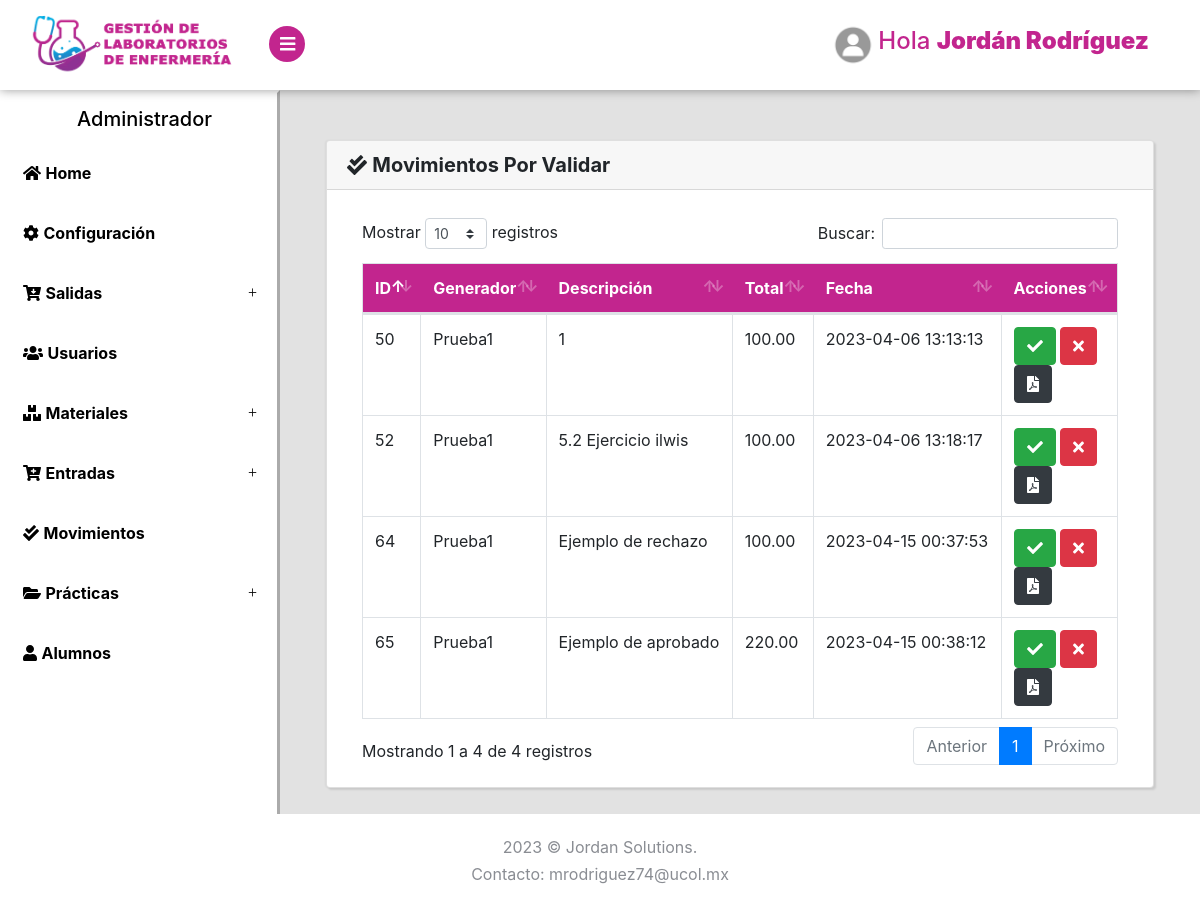
/Movimientos/Listar (signed in), run on the app's committed database.
### tables this page shows
CREATE TABLE `ventas` (
  `id` int(11) NOT NULL,
  `descripcion` varchar(500) NOT NULL,
  `total` decimal(10,2) NOT NULL,
  `id_responsable` varchar(200) NOT NULL,
  `id_generador` varchar(200) NOT NULL,
  `fecha` datetime NOT NULL DEFAULT current_timestamp(),
  `estado` tinyint(4) NOT NULL DEFAULT 1,
  `formato` varchar(200) NOT NULL
);

CREATE TABLE `usuarios` (
  `id` int(11) NOT NULL,
  `usuario` varchar(20) NOT NULL,
  `nombre` varchar(100) NOT NULL,
  `correo` varchar(100) NOT NULL,
  `rol` varchar(20) NOT NULL,
  `clave` varchar(150) NOT NULL,
  `estado` tinyint(4) NOT NULL DEFAULT 1,
  `perfil` varchar(150) NOT NULL DEFAULT 'perfil.jpg'
);

### Libraries/Core/Views.php (called while the page is built)
<?php
class Views{
    function getView($controller, $view, $alert="", $data1 = "", $data2 = "", $data3 = "", $data4 = "", $data5 = "")
    {
        $controller = get_class($controller);
        if ($controller == "Login") {
            $view = "Views/".$view.".php";
        }else{
            $view = "Views/" . $controller . "/" . $view . ".php";
        }
        require_once($view);
    }
}
?>

### Controller/Movimientos.php (called while the page is built, shortened)
<?php
class Movimientos extends Controllers{
    public function Listar()
    {
        $id = $_SESSION['id'];
        $data1 = $this->model->selectMovimientos($id);
        $this->views->getView($this, "Listar", "", $data1);
    }
}
?>

### index.php (called while the page is built, shortened)
<?php
require_once("Helpers/Helpers.php");
require_once("Libraries/Core/Load.php");
?>

### Libraries/Core/Mysql.php (called while the page is built, shortened)
<?php
class Mysql extends Conexion{
    private $conexion;
    function __construct()
    {
        $this->conexion = new Conexion();
        $this->conexion = $this->conexion->conect();
    }
    public function select_all(string $query){
        $this->strquery = $query;
        $result = $this->conexion->prepare($this->strquery);
        $result->execute();
        $data = $result->fetchall(PDO::FETCH_ASSOC);
        return $data;
    }
}
?>

### Libraries/Core/Conexion.php (called while the page is built)
<?php
class Conexion{
    private $conect;
    public function __construct()
    {
      $conexion = "mysql:host=".HOST.";dbname=".BD.";.CHARSET.";
      try {
          $this->conect = new PDO($conexion, DB_USER, PASS);
          $this->conect->setAttribute(PDO::ATTR_ERRMODE, PDO::ERRMODE_EXCEPTION);
      } catch (PDOException $e) {
          $this->conect = "Error en la conexion";
          echo "Error: " . $e->getMessage();
      }
    }
    public function conect()
    {
        return $this->conect;
    }
}
?>

### Models/MovimientosModel.php (called while the page is built, shortened)
<?php
class MovimientosModel extends Mysql{
    public function selectMovimientos(string $id)
    {
        $sql = "SELECT ventas.id, ventas.estado, ventas.total, ventas.fecha, ventas.descripcion, u1.nombre as id_responsable, u2.nombre as id_generador FROM ventas
                JOIN usuarios u1 ON ventas.id_responsable = u1.id
                JOIN usuarios u2 ON ventas.id_generador = u2.id
                WHERE ventas.estado = 1 AND ventas.id_responsable = '{$id}'";
        $res = $this->select_all($sql);
        return $res;
    }
}
?>

### Helpers/Helpers.php (called while the page is built, shortened)
<?php
function base_url()
{
    return BASE_URL;
}
?>

### Views/Movimientos/Listar.php (the view, shortened to what this page needs)
<?php if($_SESSION['rol'] <= 1){ ?>
<div class="page-content bg-light">
    <section>
        <div class="container-fluid container-fluidwelcome"  >
            <div class="row">
                <div class="col-lg-4 mt-2">
                </div>
                <div class="col-lg-4 mt-2">
                <img src="../assets/img/unicornio.png" style="height: 400px; ">
                <h2 class="h5 no-margin-bottom" style="text-align: center">Error: No tienes autorización para ingresar a esta página</h2>
                </div>
                <div class="col-lg-4 mt-2">
                </div>
            </div>
        </div>
    </section>
</div>
<?php }  else { ?>
<div class="page-content">
    <section>
        <div class="card container-fluid2">
            <h5 class="card-header"><i class="fas fa-check-double"></i> <strong>Movimientos Por Validar</strong></h5>
            <div class="card-body">
                <div class="container-fluid ">
                    <div class="row">
                        <div class="col-lg-12">
                            <div class="row">
                                <div class="col-lg-4">
                                </div>
                            </div>
                            <div class="table-responsive">
                                <table class="table table-hover table-bordered" id="Table">
                                    <thead class="thead-personality">
                                        <tr>
                                            <th>ID</th>
                                            <th>Generador</th>
                                            <th>Descripción</th>
                                            <th>Total</th>
                                            <th>Fecha</th>
                                            <th>Acciones</th>
                                        </tr>
                                    </thead>
                                    <tbody>
                                        <?php foreach ($data1 as $lista) { ?>
                                            <tr>
                                                <td><?php echo $lista['id']; ?></td>
                                                <td><?php echo $lista['id_generador']; ?></td>
                                                <td><?php echo $lista['descripcion']; ?></td>
                                                <td><?php echo $lista['total']; ?></td>
                                                <td><?php echo $lista['fecha']; ?></td>
                                                <td>
                                                    <form action="<?php echo base_url() ?>Movimientos/aprobar?id=<?php echo $lista['id']; ?>" method="post" class="d-inline aprobado">
                                                        <button type="submit" class="btn btn-success"><i class="fas fa-check"></i></button>
                                                    </form>
                                                    <form action="<?php echo base_url() ?>Movimientos/rechazar?id=<?php echo $lista['id']; ?>" method="post" class="d-inline rechazo">
                                                        <button type="submit" class="btn btn-danger"><i class="fas fa-times"></i></button>
                                                    </form>
                                                    <a href="<?php echo base_url(); ?>Movimientos/ver?id=<?php echo $lista['id']; ?>&responsable=<?php echo $lista['id_responsable']; ?>&generador=<?php echo $lista['id_generador']; ?>" target="_blank" rel="noopener noreferrer" class="btn btn-dark"><i class="fa fa-file-pdf"></i></a>
                                                </td>
                                            </tr>
                                        <?php } ?>
                                    </tbody>
                                </table>
                            </div>
                        </div>
                    </div>
                </div>
            </div>
        </div>
    </section>
</div>
<?php } ?>

### Assets/css/style.default.css (style rules this page uses)
:root { --blue: #15c2e9; --graylight: #e2e2e2; --grayheader: #F7F7F7; --lavanda: #c2258e; --black: #000; --white: #fff; }
body { position: relative; }
section { padding: 0 1rem; }
a { -webkit-transition: all 0.3s; transition: all 0.3s; display: inline-block; }
button { cursor: pointer; }
i, span, strong { display: inline-block; }
.card { margin-bottom: 30px; -webkit-box-shadow: 2px 2px 2px rgba(0, 0, 0, 0.1), -1px 0 2px rgba(0, 0, 0, 0.05); box-shadow: 2px 2px 2px rgba(0, 0, 0, 0.1), -1px 0 2px rgba(0, 0, 0, 0.05); }
.page-content { position: relative; background: var(--graylight); min-height: 100vh; width: calc(100% - 280px); padding: 0; padding-bottom: 70px; }
button, input[type="submit"] { cursor: pointer; font-family: inherit; font-weight: 300 !important; }
.table { margin-bottom: 0; color: #8a8d93; }
.table td, .table th { border-color: #343a40; }
.table thead th { border: none; }
.table-bordered td, .table-bordered th { border-color: #343a40; }
.btn { font-weight: 400; border: 1px solid transparent; padding: 0.45rem 0.75rem; font-size: 1rem; line-height: 1.5; border-radius: 0.25rem; -webkit-transition: color 0.15s ease-in-out, background-color 0.15s ease-in-out, border-color 0.15s ease-in-out, -webkit-box-shadow 0.15s ease-in-out; transition: color 0.15s ease-in-out, background-color 0.15s ease-in-out, border-color 0.15s ease-in-out, -webkit-box-shadow 0.15s ease-in-out; transition: color 0.15s ease-in-out, background-color 0.15s ease-in-out, border-color 0.15s ease-in-out, box-shadow 0.15s ease-in-out; transition: color 0.15s ease-in-out, background-color 0.15s ease-in-out, border-color 0.15s ease-in-out, box-shadow 0.15s ease-in-out, -webkit-box-shadow 0.15s ease-in-out; }
.btn-success { color: color-yiq(#28a745); background-color: #28a745; border-color: #28a745; }
.btn-danger { color: color-yiq(#bb414d); background-color: #bb414d; border-color: #bb414d; }
.btn-dark { color: color-yiq(#212529); background-color: #212529; border-color: #212529; }
body { font-family: "Muli", sans-serif; font-size: 1rem; font-weight: 400; line-height: 1.5; color: #8a8d93; background-color: #fff; }
a { color: #db6574; text-decoration: none; }
h1, h2, h3, h4, h5, h6, .h1, .h2, .h3, .h4, .h5, .h6 { margin-bottom: 0.5rem; font-family: inherit; font-weight: 700; line-height: 1.2; color: inherit; }
h5, .h5 { font-size: 1.1rem; }
.card { background-color: #2d3035; border: 1px solid #34373d; border-radius: 0; }
.card-body { padding: 1.25rem; }
.card-header { padding: 0.75rem 1.25rem; background-color: rgba(0, 0, 0, 0.03); border-bottom: 1px solid #34373d; }
.card-header:first-child { border-radius: 0 0 0 0; }
.container-fluid2 { margin: 50px 30px; }
.thead-personality { background: var(--lavanda); color: var(--white); }

### data on the page
ventas: id "50", usuarios.nombre "Prueba1", descripcion "1", total "100.00", fecha "2023-04-06 13:13:13"
ventas: id "52", usuarios.nombre "Prueba1", descripcion "5.2 Ejercicio ilwis", total "100.00", fecha "2023-04-06 13:18:17"
ventas: id "64", usuarios.nombre "Prueba1", descripcion "Ejemplo de rechazo", total "100.00", fecha "2023-04-15 00:37:53"
ventas: id "65", usuarios.nombre "Prueba1", descripcion "Ejemplo de aprobado", total "220.00", fecha "2023-04-15 00:38:12"

### other printed values
$_SESSION['nombre'] "Jordán Rodríguez"
